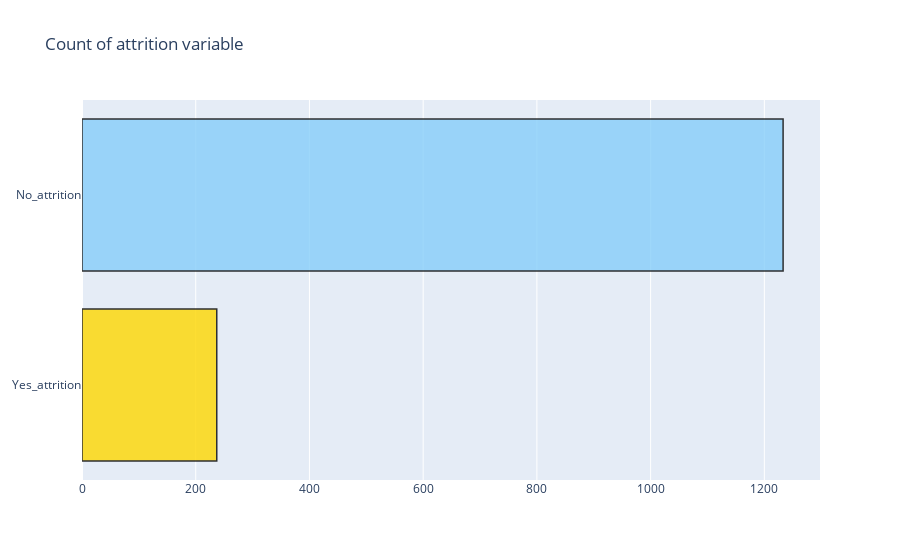
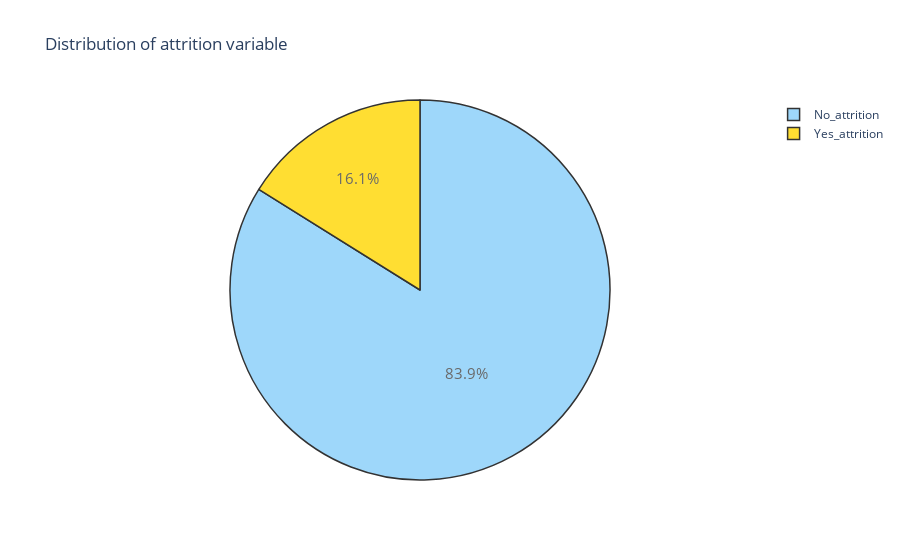

Write notebook code for charts like these, in order.
### Markdown cell above
## <a id='2.2'>2.2. Target distribution (number and %)</a>

### Code cell
attrition = data[(data['Attrition'] != 0)]
no_attrition = data[(data['Attrition'] == 0)]

#------------COUNT-----------------------
trace = go.Bar(x = (len(attrition), len(no_attrition)), y = ['Yes_attrition', 'No_attrition'], orientation = 'h', opacity = 0.8, marker=dict(
        color=['gold', 'lightskyblue'],
        line=dict(color='#000000',width=1.5)))

layout = dict(title =  'Count of attrition variable')
                    
fig = dict(data = [trace], layout=layout)
py.iplot(fig)

#------------PERCENTAGE-------------------
trace = go.Pie(labels = ['No_attrition', 'Yes_attrition'], values = data['Attrition'].value_counts(), 
               textfont=dict(size=15), opacity = 0.8,
               marker=dict(colors=['lightskyblue','gold'], 
                           line=dict(color='#000000', width=1.5)))


layout = dict(title =  'Distribution of attrition variable')
           
fig = dict(data = [trace], layout=layout)
py.iplot(fig)

### Figure 1 — Plotly figure (JSON) as saved in the notebook; plotly's stock layout.template omitted (floating-point values rounded to 4 significant figures)
{"data": [{"marker": {"color": ["gold", "lightskyblue"], "line": {"color": "#000000", "width": 1.5}}, "opacity": 0.8, "orientation": "h", "type": "bar", "x": [237, 1233], "y": ["Yes_attrition", "No_attrition"]}], "layout": {"title": {"text": "Count of attrition variable"}}}

### Figure 2 — Plotly figure (JSON) as saved in the notebook; plotly's stock layout.template omitted (floating-point values rounded to 4 significant figures)
{"data": [{"labels": ["No_attrition", "Yes_attrition"], "marker": {"colors": ["lightskyblue", "gold"], "line": {"color": "#000000", "width": 1.5}}, "opacity": 0.8, "textfont": {"size": 15}, "type": "pie", "values": [1233, 237]}], "layout": {"title": {"text": "Distribution of attrition variable"}}}
